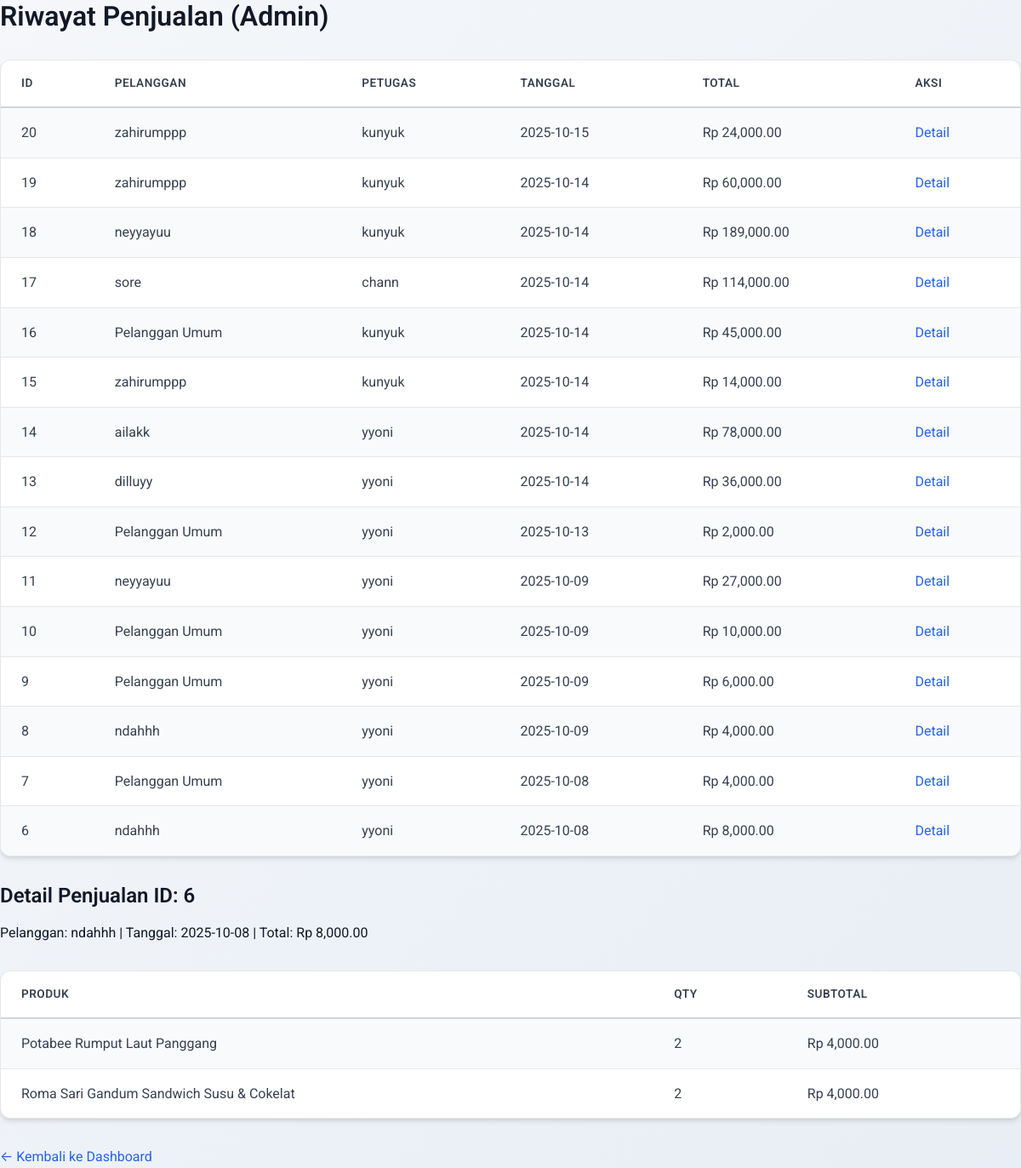
Page /riwayat.php?detail=6 (signed in) on the committed database.
### tables this page shows
CREATE TABLE `penjualan` (
  `id` int(11) NOT NULL,
  `id_pelanggan` int(11) DEFAULT NULL,
  `id_user` int(11) DEFAULT NULL,
  `tanggal` date NOT NULL,
  `total` decimal(10,2) NOT NULL,
  `created_at` timestamp NOT NULL DEFAULT current_timestamp()
);

CREATE TABLE `pelanggan` (
  `id` int(11) NOT NULL,
  `nama` varchar(100) NOT NULL,
  `alamat` text DEFAULT NULL,
  `telepon` varchar(20) DEFAULT NULL,
  `created_at` timestamp NOT NULL DEFAULT current_timestamp()
);

CREATE TABLE `users` (
  `id` int(11) NOT NULL,
  `username` varchar(50) NOT NULL,
  `password` varchar(255) NOT NULL,
  `role` enum('admin','kasir') NOT NULL,
  `created_at` timestamp NOT NULL DEFAULT current_timestamp()
);

CREATE TABLE `detail_penjualan` (
  `id` int(11) NOT NULL,
  `id_penjualan` int(11) DEFAULT NULL,
  `id_produk` int(11) DEFAULT NULL,
  `qty` int(11) NOT NULL,
  `subtotal` decimal(10,2) NOT NULL
);

CREATE TABLE `produk` (
  `id` int(11) NOT NULL,
  `nama` varchar(100) NOT NULL,
  `harga` decimal(10,2) NOT NULL,
  `stok` int(11) DEFAULT 0,
  `created_at` timestamp NOT NULL DEFAULT current_timestamp()
);

### riwayat.php (the view, shortened to what this page needs)
<?php
include 'config.php';
$stmt = $pdo->query("
    SELECT p.id, pel.nama as pelanggan, u.username as petugas, p.tanggal, p.total
    FROM penjualan p
    LEFT JOIN pelanggan pel ON p.id_pelanggan = pel.id
    LEFT JOIN users u ON p.id_user = u.id
    ORDER BY p.created_at DESC
");
$riwayat = $stmt->fetchAll();
$detail = [];
if (isset($_GET['detail'])) {
    $id = (int)$_GET['detail'];
    $stmt_detail = $pdo->prepare("
        SELECT dp.*, pr.nama as produk_nama
        FROM detail_penjualan dp
        JOIN produk pr ON dp.id_produk = pr.id
        WHERE dp.id_penjualan = ?
    ");
    $stmt_detail->execute([$id]);
    $detail = $stmt_detail->fetchAll();
    $stmt_penjualan = $pdo->prepare("SELECT * FROM penjualan p LEFT JOIN pelanggan pel ON p.id_pelanggan = pel.id WHERE p.id = ?");
    $stmt_penjualan->execute([$id]);
    $penjualan_info = $stmt_penjualan->fetch();
}
?>
<!DOCTYPE html>
<html lang="id">
<head>
    <link rel="stylesheet" href="style.css">
</head>
<body>
    <h2>Riwayat Penjualan (Admin)</h2>
    <table>
        <tr><th>ID</th><th>Pelanggan</th><th>Petugas</th><th>Tanggal</th><th>Total</th><th>Aksi</th></tr>
        <?php foreach ($riwayat as $r): ?>
        <tr>
            <td><?php echo $r['id']; ?></td>
            <td><?php echo $r['pelanggan'] ?? 'Pelanggan Umum'; ?></td>
            <td><?php echo $r['petugas']; ?></td>
            <td><?php echo $r['tanggal']; ?></td>
            <td>Rp <?php echo number_format($r['total'], 2); ?></td>
            <td><a href="?detail=<?php echo $r['id']; ?>">Detail</a></td>
        </tr>
        <?php endforeach; ?>
    </table>
    <?php if (!empty($detail)): ?>
        <h3>Detail Penjualan ID: <?php echo $_GET['detail']; ?></h3>
        <p>Pelanggan: <?php echo $penjualan_info['nama'] ?? 'Pelanggan Umum'; ?> | Tanggal: <?php echo $penjualan_info['tanggal']; ?> | Total: Rp <?php echo number_format($penjualan_info['total'], 2); ?></p>
        <table>
            <tr><th>Produk</th><th>Qty</th><th>Subtotal</th></tr>
            <?php foreach ($detail as $d): ?>
            <tr>
                <td><?php echo $d['produk_nama']; ?></td>
                <td><?php echo $d['qty']; ?></td>
                <td>Rp <?php echo number_format($d['subtotal'], 2); ?></td>
            </tr>
            <?php endforeach; ?>
        </table>
    <?php endif; ?>
    <a href="dashboard.php">← Kembali ke Dashboard</a>
</body>
</html>

### style.css (style rules this page uses)
* { margin: 0; padding: 0; box-sizing: border-box; }
:root { --primary: #2563eb; --primary-dark: #1e40af; --primary-light: #3b82f6; --secondary: #64748b; --success: #10b981; --success-dark: #059669; --danger: #ef4444; --danger-dark: #dc2626; --warning: #f59e0b; --warning-dark: #d97706; --bg-primary: #ffffff; --bg-secondary: #f9fafb; --bg-tertiary: #f3f4f6; --bg-gradient: linear-gradient(135deg, #f5f7fa 0%, #e8eef5 100%); --text-primary: #111827; --text-secondary: #374151; --text-tertiary: #6b7280; --text-inverse: #ffffff; --border-color: #e5e7eb; --border-color-dark: #d1d5db; --gray-50: #f9fafb; --gray-100: #f3f4f6; --gray-200: #e5e7eb; --gray-300: #d1d5db; --gray-400: #9ca3af; --gray-500: #6b7280; --gray-600: #4b5563; --gray-700: #374151; --gray-800: #1f2937; --gray-900: #111827; --spacing-xs: 0.25rem; --spacing-sm: 0.5rem; --spacing-md: 1rem; --spacing-lg: 1.5rem; --spacing-xl: 2rem; --spacing-2xl: 3rem; --radius-sm: 0.375rem; --radius-md: 0.5rem; --radius-lg: 0.75rem; --radius-xl: 1rem; --radius-full: 9999px; --shadow-sm: 0 1px 2px 0 rgba(0, 0, 0, 0.05); --shadow-md: 0 4px 6px -1px rgba(0, 0, 0, 0.1), 0 2px 4px -1px rgba(0, 0, 0, 0.06); --shadow-lg: 0 10px 15px -3px rgba(0, 0, 0, 0.1), 0 4px 6px -2px rgba(0, 0, 0, 0.05); --shadow-xl: 0 20px 25px -5px rgba(0, 0, 0, 0.1), 0 10px 10px -5px rgba(0, 0, 0, 0.04); --transition-fast: 150ms cubic-bezier(0.4, 0, 0.2, 1); --transition-base: 200ms cubic-bezier(0.4, 0, 0.2, 1); --transition-slow: 300ms cubic-bezier(0.4, 0, 0.2, 1); }
body { font-family: 'Roboto', -apple-system, BlinkMacSystemFont, 'Segoe UI', sans-serif; background: var(--bg-gradient); color: var(--text-primary); line-height: 1.6; min-height: 100vh; font-size: 16px; transition: background var(--transition-base), color var(--transition-base); }
h1, h2, h3, h4, h5, h6 { color: var(--text-primary); font-weight: 600; line-height: 1.2; margin-bottom: var(--spacing-md); }
h2 { font-size: 2rem; }
h3 { font-size: 1.5rem; }
a { color: var(--primary); text-decoration: none; transition: color var(--transition-fast); }
table { width: 100%; border-collapse: separate; border-spacing: 0; background: var(--bg-primary); border-radius: var(--radius-lg); overflow: hidden; box-shadow: var(--shadow-md); margin: var(--spacing-xl) 0; border: 1px solid var(--border-color); }
th { padding: var(--spacing-md) var(--spacing-lg); text-align: left; font-weight: 600; color: var(--text-secondary); text-transform: uppercase; font-size: 0.85rem; letter-spacing: 0.5px; border-bottom: 2px solid var(--border-color-dark); }
td { padding: var(--spacing-md) var(--spacing-lg); border-bottom: 1px solid var(--border-color); color: var(--text-secondary); }
tbody tr { transition: all var(--transition-fast); }
tbody tr:last-child td { border-bottom: none; }
tbody tr:nth-child(even) { background: var(--bg-secondary); }
html { scroll-behavior: smooth; }

### rows in the picture
penjualan: id "20", id_pelanggan.nama "zahirumppp", id_user.username "kunyuk", tanggal "2025-10-15", total "24,000.00"
penjualan: id "19", id_pelanggan.nama "zahirumppp", id_user.username "kunyuk", tanggal "2025-10-14", total "60,000.00"
penjualan: id "18", id_pelanggan.nama "neyyayuu", id_user.username "kunyuk", tanggal "2025-10-14", total "189,000.00"
penjualan: id "17", id_pelanggan.nama "sore", id_user.username "chann", tanggal "2025-10-14", total "114,000.00"
penjualan: id "16", pelanggan "Pelanggan Umum", id_user.username "kunyuk", tanggal "2025-10-14", total "45,000.00"
penjualan: id "15", id_pelanggan.nama "zahirumppp", id_user.username "kunyuk", tanggal "2025-10-14", total "14,000.00"
penjualan: id "14", id_pelanggan.nama "ailakk", id_user.username "yyoni", tanggal "2025-10-14", total "78,000.00"
penjualan: id "13", id_pelanggan.nama "dilluyy", id_user.username "yyoni", tanggal "2025-10-14", total "36,000.00"
penjualan: id "12", pelanggan "Pelanggan Umum", id_user.username "yyoni", tanggal "2025-10-13", total "2,000.00"
penjualan: id "11", id_pelanggan.nama "neyyayuu", id_user.username "yyoni", tanggal "2025-10-09", total "27,000.00"
penjualan: id "10", pelanggan "Pelanggan Umum", id_user.username "yyoni", tanggal "2025-10-09", total "10,000.00"
penjualan: id "9", pelanggan "Pelanggan Umum", id_user.username "yyoni", tanggal "2025-10-09", total "6,000.00"
penjualan: id "8", id_pelanggan.nama "ndahhh", id_user.username "yyoni", tanggal "2025-10-09", total "4,000.00"
penjualan: id "7", pelanggan "Pelanggan Umum", id_user.username "yyoni", tanggal "2025-10-08", total "4,000.00"
penjualan: id "6", id_pelanggan.nama "ndahhh", id_user.username "yyoni", tanggal "2025-10-08", total "8,000.00"
detail_penjualan: id_produk.nama "Potabee Rumput Laut Panggang", qty "2", subtotal "4,000.00"
detail_penjualan: id_produk.nama "Roma Sari Gandum Sandwich Susu & Cokelat", qty "2", subtotal "4,000.00"

### other values in the picture
$_GET['detail'] "6"
